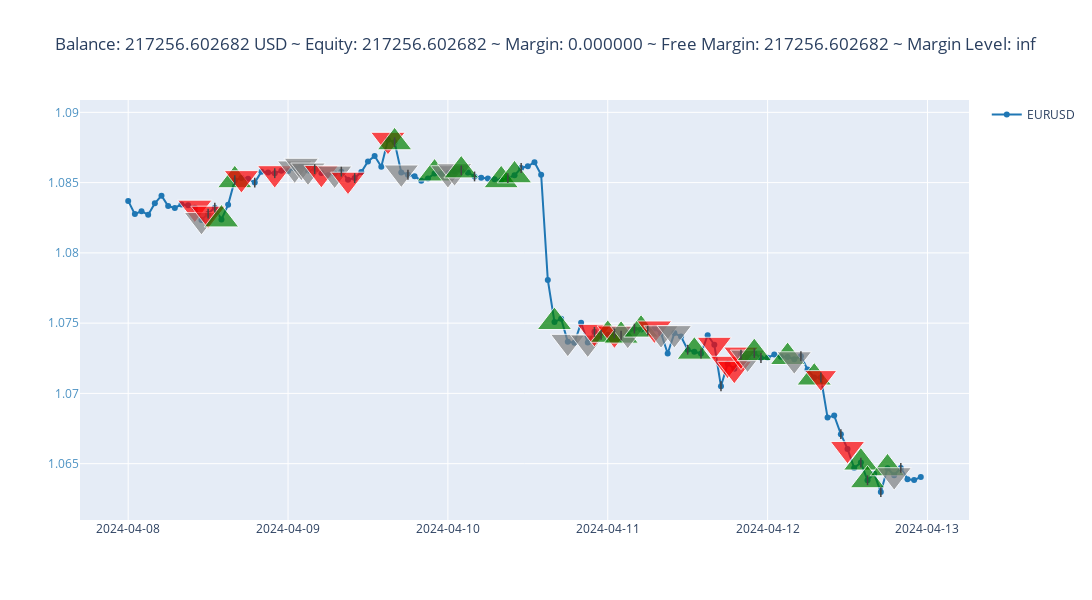

The notebook cell this image was saved under:
### Code cell
env_testing.render('advanced_figure', time_format="%Y-%m-%d")
